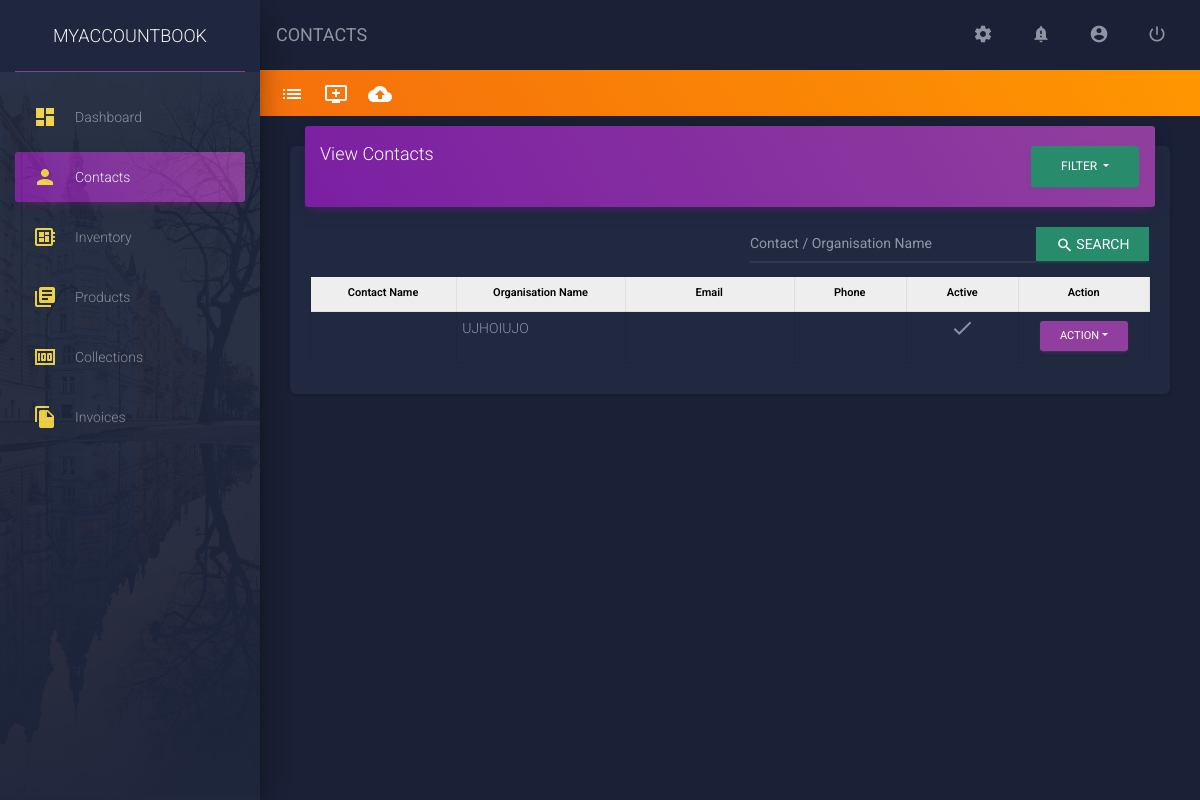
The app's page /contacts/ (signed in), older data.
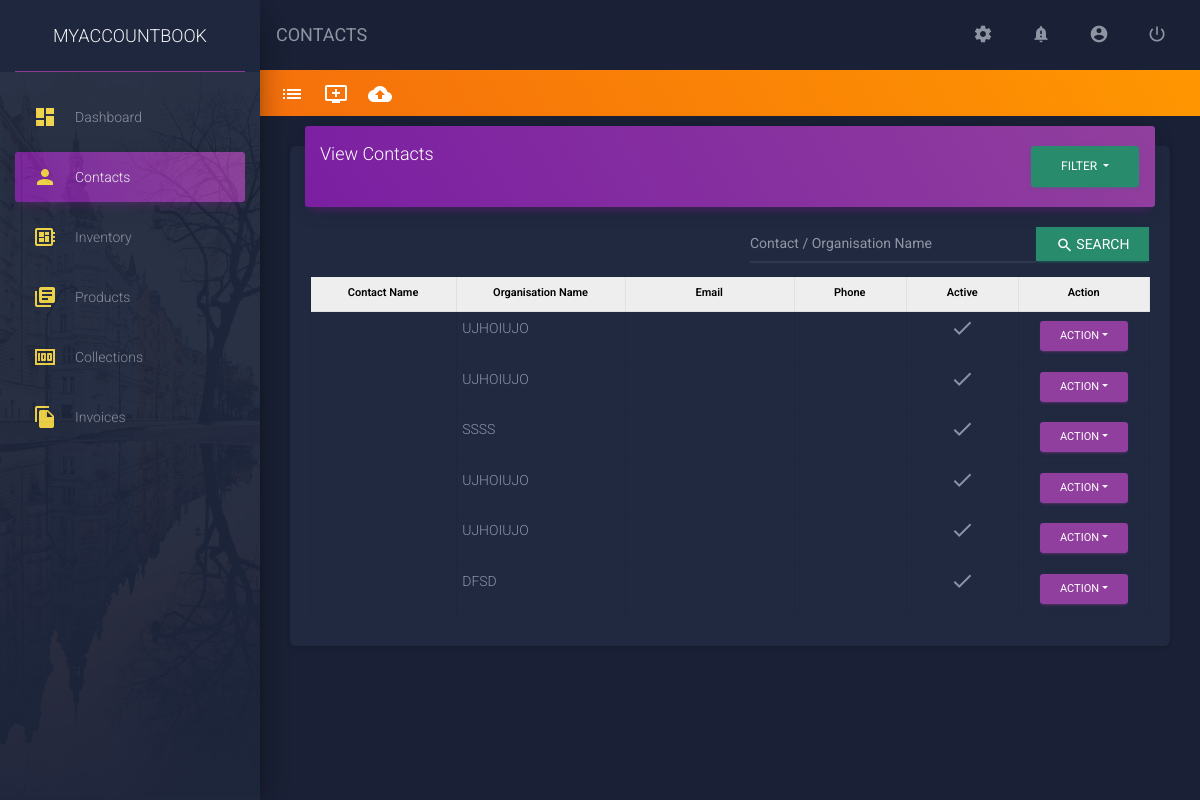
The same page, newer data.
### app/models/contacts_model.py (models this page shows, shortened)
class Contacts(models.Model):
    user = models.ForeignKey(User, on_delete = models.CASCADE, db_index = True, null = True,)
    app_id = models.CharField(
        max_length = 30,
        db_index = True,
        blank = True,
        null = True,
    )
    is_imported_user = models.BooleanField(
        default = False,
        db_index = True,
        choices = user_constants.IS_TRUE,
        blank = True,
    )
    imported_user = models.ForeignKey(
        User,
        related_name = 'imported_user',
        db_index = True,
        blank = True,
        null = True,
        on_delete = models.SET_NULL,
    )
    customer_type = models.IntegerField(
        db_index = True,
        choices = user_constants.CUSTOMER_TYPE,
        default = 1,
        null = True,
        blank = True,
    )
    is_sub_customer = models.IntegerField(
        choices = user_constants.IS_SUB_CUSTOMER,
        default = 1,
        db_index = True,
        null = True,
        blank = True,
    )
    salutation = models.IntegerField(
        db_index = True,
        default = 0,
        choices = user_constants.SALUTATIONS,
    )
    contact_name = models.CharField(
        max_length = 250,
        blank = False,
        null = False,
        db_index = True,
    )
    display_name = models.CharField(
        max_length = 250,
        blank = True,
        null = True,
        db_index = True,
    )
    organization_type = models.IntegerField(
        db_index = True,
        choices = user_constants.ORGANIZATION_TYPE,
        default = 1,
    )
    organization_name = models.CharField(
        max_length = 250,
        db_index = False,
        blank = False,
        null = True,
    )
    is_msme_reg = models.BooleanField(
        db_index = True,
        choices = user_constants.IS_TRUE,
        default = False,
    )
    email = models.EmailField(
        blank = True,
        null = True,
        db_index = True,
    )
    phone = models.CharField(
        max_length = 250,
        db_index = True,
        blank = True,
        null = True,
    )
    website = models.CharField(
        max_length = 250,
        db_index = True,
        blank = True,
        null = True,
    )
    facebook = models.CharField(
        blank = True,
        null = True,
        max_length = 250,
    )
    twitter = models.CharField(
        blank = True,
        null = True,
        max_length = 250,
    )
    is_active = models.BooleanField(
        db_index = True,
        choices =  user_constants.IS_TRUE,
        default = True,
    )
    notes = models.TextField(
        blank = True,
        null = True,
    )
    attachements = models.FileField(
        upload_to = attachments_rename,
        db_index = True,
        blank = True,
        null = True,
    )
    created_on = models.DateTimeField(
        auto_now = True,
        db_index = True,
    )
    updated_on = models.DateTimeField(
        auto_now = False,
        db_index = True,
        null = True,
    )
    class Meta:
        verbose_name_plural = 'contacts_tbl'

### app/views/contacts.py (the view, shortened to what this page needs)
# urls.py: path('contacts/', never_cache(login_required(contacts.ContactsView.as_view())), name = 'contacts'),
class ContactsView(View):
    template_name = 'app/app_files/contacts/base.html'
    data = defaultdict()
    data["view"] = ""
    data["contacts"] = {}
    data["active_link"] = 'Contacts'
    data["breadcrumb_title"] = 'CONTACTS'
    data["css_files"] = []
    data["js_files"] = ['custom_files/js/contacts.js']
    data["included_template"] = 'app/app_files/contacts/view_contacts.html'
    def get(self, request):
        a = str(request)
        x = a[-4:-1]
        search = request.GET.get('search',False)
        contacts = contacts_model.Contacts.objects.filter(user = request.user)
        if search:
            contacts = contacts.filter(
                Q(contact_name__contains = search) |
                Q(display_name__contains = search) |
                Q(organization_name__contains = search)
            )
        self.data["contacts"] = contacts
        return render(request, self.template_name, self.data)

### app/templatetags/common_filters.py (called while the page is built)
@register.simple_tag
def load_css_files(scripts = list()):
    html = []
    for script in scripts:
        html.append('<link rel="stylesheet" href="'+settings.STATIC_URL+script+'"/>')
    return safestring.mark_safe(''.join(html))

@register.simple_tag
def load_javascript_files(scripts = list()):
    html = []
    for script in scripts:
        html.append('<script src="'+settings.STATIC_URL+script+'"></script>')
    return safestring.mark_safe(''.join(html))

### app/templates/app/app_files/contacts/base.html
{% extends 'app/base/base.html' %}
{% load static %}
{% load common_filters %}
{% load pagination %}
{% block content %}
<div class="row custom-row" style="padding:10px; background: linear-gradient(60deg,#f5700c,#ff9800);">
    <ul style="list-style:none; margin:0px; color:#FFFFFF; padding:0px;">
        <li class="nav-item" style="float:left;padding:0px 10px;">
            <a href="{% url 'contacts' %}" style="color:#FFFFFF; text-decoration:none; font-size: 20px;" title="View Contacts As List">
                <i class="material-icons">list</i>
            </a>
        </li>
        <li class="nav-item" style="float:left;padding:0px 10px;">
            <a href="{% url 'add-contacts' %}" style="color:#FFFFFF; text-decoration:none; font-size: 20px;" title="Add Contact">
                <i class="material-icons">add_to_queue</i>
            </a>
        </li>
        <li class="nav-item" style="float:left;padding:0px 10px;">
            <a href="{% url 'contacts-upload' 'views' %}" style="color:#FFFFFF; text-decoration:none; font-size: 20px;" title="Upload Contacts">
                <i class="material-icons">cloud_upload</i>
            </a>
        </li>
    </ul>
</div>
<div class="container">
    {% include included_template %}
</div>
{% endblock %}

### app/templates/app/app_files/contacts/view_contacts.html (shortened to what this page needs)
<div class="row">
    <div class="col-lg-12">
        <div class="card">
            <div class="card-header card-header-primary">
                <div class="row">
                <div class="col">
                    <h4 class="card-title ">View Contacts</h4>
                </div>
                <div class="col" >
                    <form action="{% url 'contacts' %}" method="get">
                        <div class="dropdown">
                            <button class="btn btn-success dropdown-toggle" type="button" id="dropdownMenuButton" data-toggle="dropdown"data-display="static" aria-haspopup="true" aria-expanded="false" style="float: right;">
                                Filter
                            </button>
                        </div>
                        </form>
                </div>
                </div>
            </div>
            <div class="card-body">
                <form method="get">
                    <div class="input-group pull-right" style="width:400px; margin-bottom:10px;">
                    <input name="search" type="text" class="form-control" placeholder="Contact / Organisation Name" style="height: 41px !important">
                    <div class="input-group-append">
                        <button class="btn btn-sm btn-success" type="submit()" style="border-radius:0px;">
                            <i class="material-icons">search</i> <span style="font-size:14px;">Search</span>
                        </button>
                    </div>
                    </div>
                </form>
                <div class="table">
                    <table class=" table-bordered" width="100%" cellspacing="0">
                        <thead  style="background-color: #EEEEEE; color:#000000; font-size:11px">
                            <th class="text-center" style="color:#000000; font-size:11px;width: 13%">Contact Name</th>
                            <th class="text-center" style="color:#000000; font-size:11px;width: 15%">Organisation Name</th>
                            <th class="text-center" style="color:#000000; font-size:11px;width: 15%">Email</th>
                            <th class="text-center" style="color:#000000; font-size:11px;width: 10%">Phone</th>
                            <th class="text-center" style="color:#000000; font-size:11px;width: 10%">Active</th>
                            <th class="text-center" style="color:#000000; font-size:11px;width: 10%;">Action</th>
                        </thead>
                        <tbody>
                            {% for contact in contacts %}
                                <tr id="t{{contact.id}}">
                                    <td>{{contact.display_name|default_if_none:""}}</td>
                                    <td>{{contact.organization_name|default_if_none:""|upper}}</td>
                                    <td>{{contact.email|default_if_none:""}}</td>
                                    <td>{{contact.phone|default_if_none:""}}</td>
                                    <td class="text-center">
                                        {% if contact.is_active %}
                                            <i id="{{contact.id}}" class="material-icons">check</i>
                                        {% else %}
                                            <i id="{{contact.id}}" class="material-icons">clear</i>
                                        {% endif %}
                                    </td>
                                    <td class="text-center">
                                        <div class="dropdown">
                                            <button class="btn btn-primary dropdown-toggle btn-sm" type="button" id="dropdownMenuButton" data-toggle="dropdown" aria-haspopup="true" aria-expanded="false" >Action</button>
                                        </div>
                                    </td>
                                </tr>
                            {% endfor %}
                        </tbody>
                    </table>
                </div>
            </div>
        </div>
    </div>
</div>

Row changes from the older to the newer data that the page shows:
added Contacts: organization_name "UJHOIUJO"
added Contacts: organization_name "SSSS"
added Contacts: organization_name "UJHOIUJO"
added Contacts: organization_name "UJHOIUJO"
added Contacts: organization_name "DFSD"
